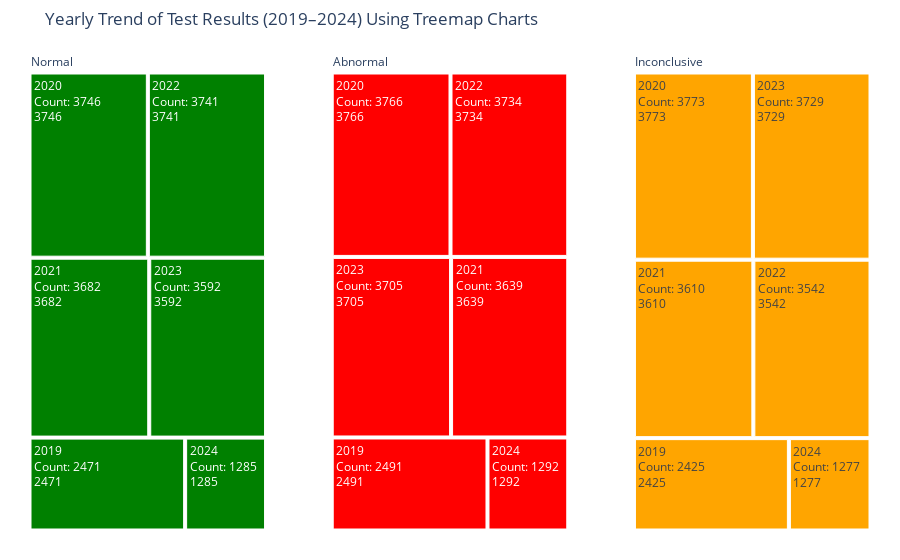

Notebook source saved alongside this figure:
### Markdown cell above
### Yearly Trend of Test Results (2019–2024)

### Code cell
yearly_results = df.groupby(['Year', 'test_results']).size().reset_index(name='Count')

# Initializing the subplots (1 row, 3 columns for each test result type)
fig = make_subplots(rows=1, cols=3, specs=[[{'type': 'treemap'}] * 3])

# Adding the treemaps for each test result
test_results = ['Normal', 'Abnormal', 'Inconclusive']
colors = {'Normal': 'green', 'Abnormal': 'red', 'Inconclusive': 'orange'}

for i, result in enumerate(test_results, 1):
    subset = yearly_results[yearly_results['test_results'] == result]
    fig.add_trace(
        go.Treemap(
            labels=subset['Year'].astype(str) + '<br>Count: ' + subset['Count'].astype(str),
            parents=[result] * len(subset),
            values=subset['Count'],
            marker_colors=[colors[result]] * len(subset),
            name=result,
            textinfo='label+value',
            hoverinfo='label+value+percent parent'
        ),
        row=1, col=i
    )

# Updating layout
fig.update_layout(
    title_text='Yearly Trend of Test Results (2019–2024) Using Treemap Charts',
    margin=dict(t=50, l=25, r=25, b=25),
    treemapcolorway=list(colors.values()),
    showlegend=False
)

fig.show()

### Figure 1 — Plotly figure (JSON) as saved in the notebook; plotly's stock layout.template omitted (floating-point values rounded to 4 significant figures)
{"data": [{"domain": {"x": [0, 0.2889], "y": [0, 1]}, "hoverinfo": "label+value+percent parent", "labels": ["2019<br>Count: 2471", "2020<br>Count: 3746", "2021<br>Count: 3682", "2022<br>Count: 3741", "2023<br>Count: 3592", "2024<br>Count: 1285"], "marker": {"colors": ["green", "green", "green", "green", "green", "green"]}, "name": "Normal", "parents": ["Normal", "Normal", "Normal", "Normal", "Normal", "Normal"], "textinfo": "label+value", "type": "treemap", "values": [2471, 3746, 3682, 3741, 3592, 1285]}, {"domain": {"x": [0.3556, 0.6444], "y": [0, 1]}, "hoverinfo": "label+value+percent parent", "labels": ["2019<br>Count: 2491", "2020<br>Count: 3766", "2021<br>Count: 3639", "2022<br>Count: 3734", "2023<br>Count: 3705", "2024<br>Count: 1292"], "marker": {"colors": ["red", "red", "red", "red", "red", "red"]}, "name": "Abnormal", "parents": ["Abnormal", "Abnormal", "Abnormal", "Abnormal", "Abnormal", "Abnormal"], "textinfo": "label+value", "type": "treemap", "values": [2491, 3766, 3639, 3734, 3705, 1292]}, {"domain": {"x": [0.7111, 1], "y": [0, 1]}, "hoverinfo": "label+value+percent parent", "labels": ["2019<br>Count: 2425", "2020<br>Count: 3773", "2021<br>Count: 3610", "2022<br>Count: 3542", "2023<br>Count: 3729", "2024<br>Count: 1277"], "marker": {"colors": ["orange", "orange", "orange", "orange", "orange", "orange"]}, "name": "Inconclusive", "parents": ["Inconclusive", "Inconclusive", "Inconclusive", "Inconclusive", "Inconclusive", "Inconclusive"], "textinfo": "label+value", "type": "treemap", "values": [2425, 3773, 3610, 3542, 3729, 1277]}], "layout": {"margin": {"b": 25, "l": 25, "r": 25, "t": 50}, "showlegend": false, "title": {"text": "Yearly Trend of Test Results (2019–2024) Using Treemap Charts"}, "treemapcolorway": ["green", "red", "orange"]}}
